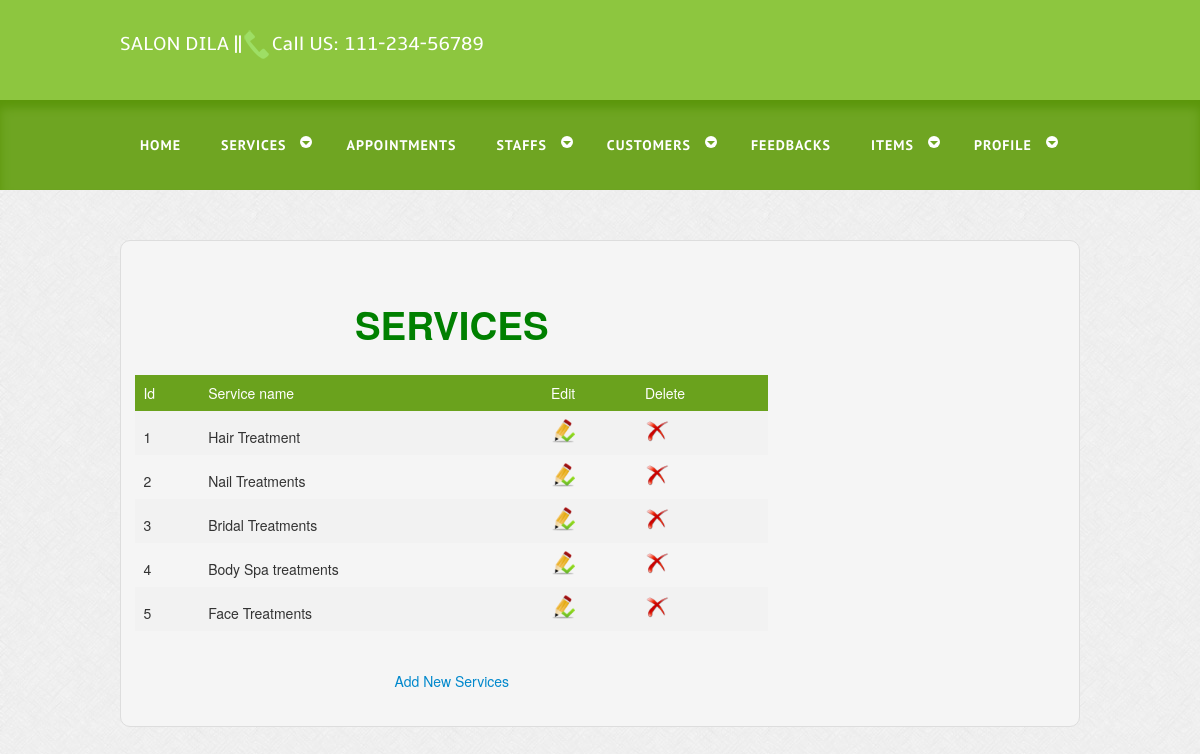
The app's page /view_service.php (signed in) with its own data.
### tables this page shows
CREATE TABLE `tbl_service_category` (
  `Cat_id` int(2) NOT NULL,
  `Cat_name` varchar(50) NOT NULL,
  `Status` int(5) NOT NULL
);

### view_service.php (the view, shortened to what this page needs)
<?php
include 'admin_header.php';
?>
<html>
<head><center><br><br>
<h1><font color="green">SERVICES</font></h1><br>
				<?php
$res1=mysqli_query($con,"select * from `tbl_service_category`");
$row1=mysqli_fetch_array($res1);
if(empty($row1))
{
	echo "<font color=red size=3>No Services Added Yet !!!</font>";
}
else
{
?>
</head>
<form name="view_service.php" action="#" method="post" >
<body>
<table width=75% align "center">
<tr><th>Id</th>
<th>Service name</th>
<th>Edit</th>
<th>Delete</th>
</tr>
<?php
include 'dbconnect.php';
$results=mysqli_query($con,"select * from `tbl_service_category`");
$i=1;
while($row=mysqli_fetch_array($results))
{
	?>
  <?php
echo "<tr><td>$i</td>
	<td>$row[Cat_name]</td>
	<td><a href='edit_service.php?uid=$row[Cat_id]'><img src=images/edit.ico width=24px></a></td>";
	?>
	<td><a href="delete_service.php?uid=<?php echo $row['Cat_id'];?>" onclick="return confirm('Are you sure??')"><img src="images/DeleteRed.png" width="24px"></td></tr>
<?php
	$i++;
}
}
?>
</table>
<br><br><a href="add_service.php">Add New Services</a>
<br>

### css/style.css (style rules this page uses)
html,body,div,span,applet,object,iframe,h1,h2,h3,h4,h5,h6,p,blockquote,pre,a,abbr,acronym,address,big,cite,code,del,dfn,em,img,ins,kbd,q,s,samp,small,strike,strong,sub,sup,tt,var,b,u,i,dl,dt,dd,ol,nav ul,nav li,fieldset,form,label,legend,table,caption,tbody,tfoot,thead,tr,th,td,article,aside,canvas,details,embed,figure,figcaption,footer,header,hgroup,menu,nav,output,ruby,section,summary,time,mark,audio,video { margin:0;padding:0;border:0;font-size:100%;font:inherit;vertical-align:baseline; }
table { border-collapse:collapse;border-spacing:0; }
a { text-decoration:none; }
img { max-width:100%; }
body { font-family: Arial, Helvetica, sans-serif; background:url(../images/body_bg.jpg); }

### view_service.php (style rules this page uses)
table { border-collapse: collapse; width: 100%; }
th, td { text-align: left; padding: 8px; }
tr:nth-child(even) { background-color: #f2f2f2 }
th { background-color: #6aa21d;; color: white; }

### records on screen
tbl_service_category: Cat_name "Hair Treatment"
tbl_service_category: Cat_name "Nail Treatments"
tbl_service_category: Cat_name "Bridal Treatments"
tbl_service_category: Cat_name "Body Spa treatments"
tbl_service_category: Cat_name "Face Treatments"
